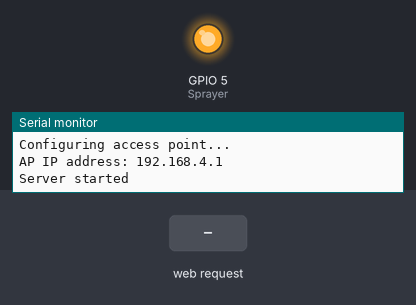
Simulated run of this sketch. Board: ESP32. On the bench: output pins drawn as LEDs (lit = HIGH), the last lines printed to the serial monitor. The inputs (shaded band) are chosen by the test bench.

Above: at 1.2 s.
1.3 s: HTTP request GET /On received
At 1.8 s:
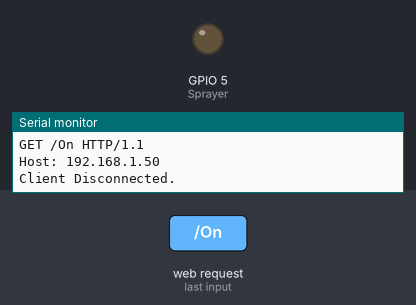
2.8 s: HTTP request GET /Off received
At 4.1 s:
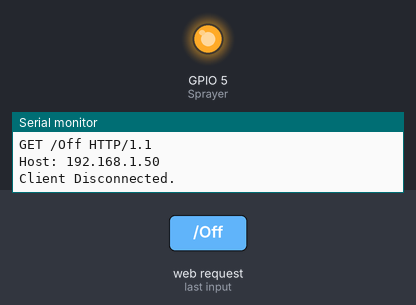
Timing chart, 0 to 5.8 s (numbered marks = the images above; inputs shaded):
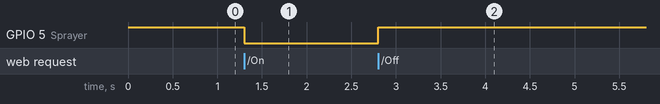

The sketch:

DroneSprayer.ino
```cpp
/*
  WiFiAccessPoint.ino creates a WiFi access point and provides a web server on it.

  Steps:
  1. Connect to the access point "yourAp"
  2. Point your web browser to http://192.168.4.1/H to turn the LED on or http://192.168.4.1/L to turn it off
     OR
     Run raw TCP "GET /H" and "GET /L" on PuTTY terminal with 192.168.4.1 as IP address and 80 as port

  Created for arduino-esp32 on 04 July, 2018
  by Elochukwu Ifediora (fedy0)
*/

#include <WiFi.h>
#include <WiFiClient.h>
#include <WiFiAP.h>

#define Sprayer 5   // Set the GPIO pin where you connected your test LED or comment this line out if your dev board has a built-in LED

// Set these to your desired credentials.
const char *ssid = "DroneSpray";
const char *password = "DroneSpray";

WiFiServer server(80);


void setup() {
  pinMode(Sprayer, OUTPUT);
  digitalWrite(Sprayer,HIGH);
  Serial.begin(115200);
  Serial.println();
  Serial.println("Configuring access point...");

  // You can remove the password parameter if you want the AP to be open.
  WiFi.softAP(ssid, password);
  IPAddress myIP = WiFi.softAPIP();
  Serial.print("AP IP address: ");
  Serial.println(myIP);
  server.begin();

  Serial.println("Server started");
}

void loop() {
  WiFiClient client = server.available();   // listen for incoming clients

  if (client) {                             // if you get a client,
    Serial.println("New Client.");           // print a message out the serial port
    String currentLine = "";                // make a String to hold incoming data from the client
    while (client.connected()) {            // loop while the client's connected
      if (client.available()) {             // if there's bytes to read from the client,
        char c = client.read();             // read a byte, then
        Serial.write(c);                    // print it out the serial monitor
        if (c == '\n') {                    // if the byte is a newline character

          // if the current line is blank, you got two newline characters in a row.
          // that's the end of the client HTTP request, so send a response:
          if (currentLine.length() == 0) {
            // HTTP headers always start with a response code (e.g. HTTP/1.1 200 OK)
            // and a content-type so the client knows what's coming, then a blank line:
            client.println("HTTP/1.1 200 OK");
            client.println("Content-type:text/html");
            client.println();

            // the content of the HTTP response follows the header:
            //client.print("<p style= \"font-size:60px\"><center>Click <a href=\"/H\">here</a> to turn OFF the Sprayer.<br>");
            client.print("<button onclick=\"window.location.href= '/Off';\" style=\"height:50%;width:100%;font-size:400%;\">Switch OFF</button><br>");
            client.print("<button onclick=\"window.location.href= '/On';\" style=\"height:50%;width:100%;font-size:400%;\">Switch ON</button><br>");
            //client.print("Click <a href=\"/L\">here</a> to turn ON the Sprayer.<br></center></p>");

            // The HTTP response ends with another blank line:
            client.println();
            // break out of the while loop:
            break;
          } else {    // if you got a newline, then clear currentLine:
            currentLine = "";
          }
        } else if (c != '\r') {  // if you got anything else but a carriage return character,
          currentLine += c;      // add it to the end of the currentLine
        }


        if (currentLine.endsWith("GET /Off")) {
          digitalWrite(Sprayer, HIGH);
        }
        if (currentLine.endsWith("GET /On")) {
          digitalWrite(Sprayer, LOW);
        }
      }
    }
    // close the connection:
    client.stop();
    Serial.println("Client Disconnected.");
  }
}
```

Measured:
- after the input at 1.3 s, GPIO 5 (Sprayer): HIGH → LOW at once
- after the input at 2.8 s, GPIO 5 (Sprayer): LOW → HIGH at once
